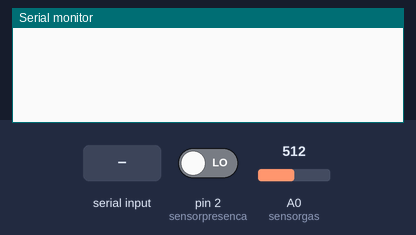
The sketch below on a simulated Arduino Uno, built with avr-gcc and run on an emulated ATmega328P. Shown: the last lines printed to the serial monitor. Inputs (shaded band) come from the test bench; at power-on: pin 2 (sensorpresenca) LOW, A0 (sensorgas) = 512.

Above: at 1.2 s.
1.3 s: ",\n" received over Serial
At 1.8 s:
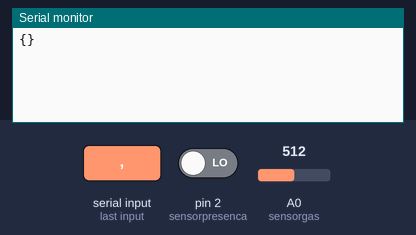
2.8 s: "90,45\n" received over Serial
At 3.1 s:
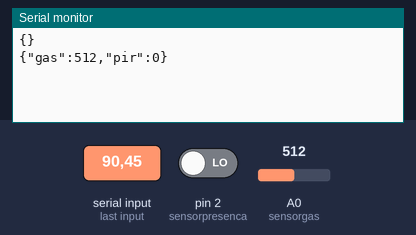
4.3 s: "5\n" received over Serial
At 5.3 s:
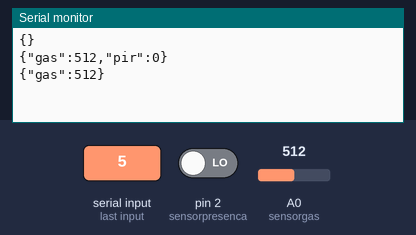

The sketch:

sensoresseguranca.ino
```cpp
// TCC Etec ZL - 3º Novotec Desenvolvimento de Sistemas Manhã - Henrique Macedo, Lucas Rosa, Matheus Santana, Pedro da Silva
#include <DHT.h>

#define pino_dht 3
#define DHTTYPE DHT11
DHT dht(pino_dht, DHTTYPE);

#define sensorgas A0
#define sensoragua A1
#define sensorpresenca 2

void setup() {
  Serial.begin(9600);
  dht.begin();
  pinMode(sensorpresenca, INPUT);
  pinMode(sensorgas, INPUT);
  pinMode(sensoragua, INPUT);
}

void loop() {
  // Espera uma linha de comando do formato: 1,0,1,1
  if (Serial.available()) {
    String line = Serial.readStringUntil('\n');
    line.trim();
    if (line.length() == 0) return;

    // Parse flags
    int flags[4] = {0,0,0,0};
    int idx = 0;
    int start = 0;
    for (int i = 0; i <= line.length(); i++) {
      if (i == line.length() || line.charAt(i) == ',') {
        String token = line.substring(start, i);
        token.trim();
        if (token.length()) flags[idx] = token.toInt();
        idx++;
        start = i + 1;
        if (idx >= 4) break;
      }
    }

    // variáveis para ver se os sensores devem ou não ser lidos.
    bool gasEnabled = flags[0];
    bool pirEnabled = flags[1];
    bool waterEnabled = flags[2];
    bool tempHumEnabled = flags[3];

    // Leitura dos sensores (somente os habilitados); se retornar -1, provavelmente é um erro
    int gas = -1;
    int pir = -1;
    int water = -1;
    int temp = -1;
    int hum = -1;

    if (gasEnabled) {
      gas = analogRead(sensorgas);
    }

    if (pirEnabled) {
      pir = digitalRead(sensorpresenca);
    }

    if (waterEnabled) {
      water = analogRead(sensoragua);
    }

    if (tempHumEnabled) {
      float t = dht.readTemperature();
      float h = dht.readHumidity();
      if (!isnan(t)) temp = (int)round(t);
      if (!isnan(h)) hum = (int)round(h);
    }

    // Monta um JSON e envia
    // Exemplo: {"gas":320,"pir":0,"water":580,"temp":25,"hum":61}
    Serial.print("{");
    bool first = true;
    if (gasEnabled) {
      Serial.print("\"gas\":"); Serial.print(gas); first = false;
    }
    if (pirEnabled) {
      if (!first) Serial.print(",");
      Serial.print("\"pir\":"); Serial.print(pir); first = false;
    }
    if (waterEnabled) {
      if (!first) Serial.print(",");
      Serial.print("\"water\":"); Serial.print(water); first = false;
    }
    if (tempHumEnabled) {
      if (!first) Serial.print(",");
      Serial.print("\"temp\":"); Serial.print(temp);
      Serial.print(",\"hum\":"); Serial.print(hum);
    }
    Serial.println("}");
  }

  delay(10);
}
```

Measured:
- after the input at 1.3 s, the serial monitor: prints a new line at once (image 1)
- after the input at 2.8 s, the serial monitor: prints a new line at once (image 2)
- after the input at 4.3 s, the serial monitor: prints a new line at once (image 3)
